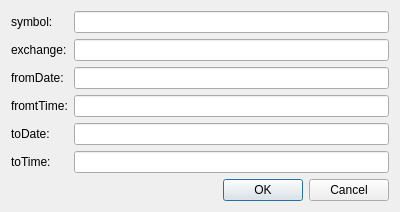
<?xml version="1.0" encoding="UTF-8"?>
<ui version="4.0">
 <class>ConfigDialog</class>
 <widget class="QDialog" name="ConfigDialog">
  <property name="geometry">
   <rect>
    <x>0</x>
    <y>0</y>
    <width>400</width>
    <height>197</height>
   </rect>
  </property>
  <property name="windowTitle">
   <string>Dialog</string>
  </property>
  <layout class="QFormLayout" name="formLayout">
   <item row="0" column="0">
    <widget class="QLabel" name="label">
     <property name="text">
      <string>symbol:</string>
     </property>
    </widget>
   </item>
   <item row="0" column="1">
    <widget class="QLineEdit" name="symbol"/>
   </item>
   <item row="1" column="0">
    <widget class="QLabel" name="label_2">
     <property name="text">
      <string>exchange:</string>
     </property>
    </widget>
   </item>
   <item row="1" column="1">
    <widget class="QLineEdit" name="exchange"/>
   </item>
   <item row="2" column="0">
    <widget class="QLabel" name="label_3">
     <property name="text">
      <string>fromDate:</string>
     </property>
    </widget>
   </item>
   <item row="2" column="1">
    <widget class="QLineEdit" name="fromDate"/>
   </item>
   <item row="3" column="0">
    <widget class="QLabel" name="label_4">
     <property name="text">
      <string>fromtTime:</string>
     </property>
    </widget>
   </item>
   <item row="3" column="1">
    <widget class="QLineEdit" name="fromTime"/>
   </item>
   <item row="6" column="0" colspan="2">
    <widget class="QDialogButtonBox" name="buttonBox">
     <property name="orientation">
      <enum>Qt::Horizontal</enum>
     </property>
     <property name="standardButtons">
      <set>QDialogButtonBox::Cancel|QDialogButtonBox::Ok</set>
     </property>
    </widget>
   </item>
   <item row="4" column="0">
    <widget class="QLabel" name="label_5">
     <property name="text">
      <string>toDate:</string>
     </property>
    </widget>
   </item>
   <item row="4" column="1">
    <widget class="QLineEdit" name="toDate"/>
   </item>
   <item row="5" column="0">
    <widget class="QLabel" name="label_6">
     <property name="text">
      <string>toTime:</string>
     </property>
    </widget>
   </item>
   <item row="5" column="1">
    <widget class="QLineEdit" name="toTime"/>
   </item>
  </layout>
 </widget>
 <resources/>
 <connections>
  <connection>
   <sender>buttonBox</sender>
   <signal>accepted()</signal>
   <receiver>ConfigDialog</receiver>
   <slot>accept()</slot>
   <hints>
    <hint type="sourcelabel">
     <x>248</x>
     <y>254</y>
    </hint>
    <hint type="destinationlabel">
     <x>157</x>
     <y>274</y>
    </hint>
   </hints>
  </connection>
  <connection>
   <sender>buttonBox</sender>
   <signal>rejected()</signal>
   <receiver>ConfigDialog</receiver>
   <slot>reject()</slot>
   <hints>
    <hint type="sourcelabel">
     <x>316</x>
     <y>260</y>
    </hint>
    <hint type="destinationlabel">
     <x>286</x>
     <y>274</y>
    </hint>
   </hints>
  </connection>
 </connections>
</ui>
